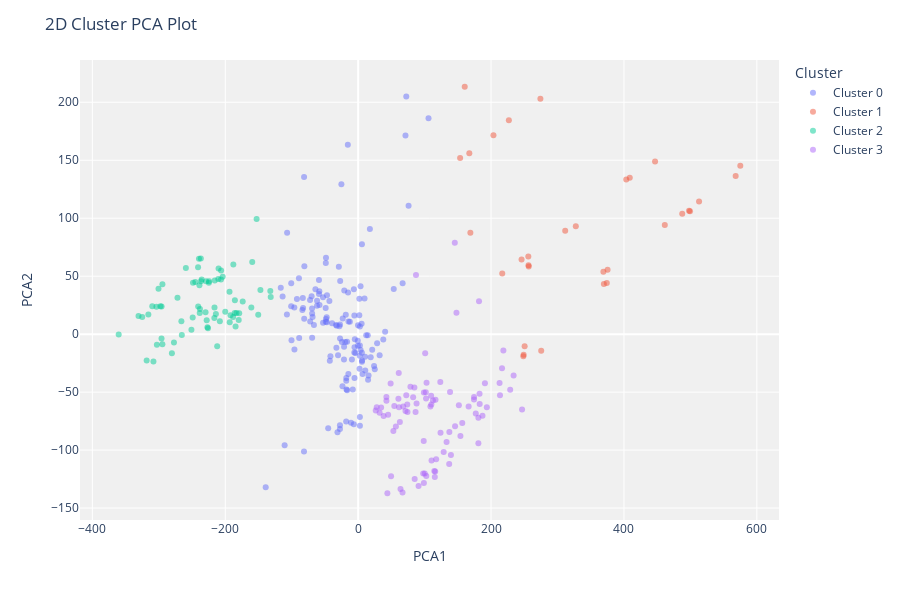

The notebook cell saved with this chart:
### Code cell
kmeans = create_model('kmeans')
plot_model(kmeans, plot = 'cluster')

### Figure 1 — Plotly figure (JSON) as saved in the notebook; plotly's stock layout.template omitted (floating-point values rounded to 4 significant figures; data arrays with more than 128 entries replaced by an {"elided": "..."} marker saying what was removed)
{"data": [{"customdata": {"elided": "135x1 int values"}, "hovertemplate": "Cluster=Cluster 0<br>PCA1=%{x}<br>PCA2=%{y}<br>Feature=%{customdata[0]}<extra></extra>", "legendgroup": "Cluster 0", "marker": {"color": "#636efa", "opacity": 0.5, "symbol": "circle"}, "mode": "markers", "name": "Cluster 0", "orientation": "v", "showlegend": true, "textposition": "top center", "type": "scatter", "x": {"elided": "135 float values"}, "xaxis": "x", "y": {"elided": "135 float values"}, "yaxis": "y"}, {"customdata": [[276], [278], [279], [291], [275], [154], [274], [273], [272], [284], [283], [277], [271], [93], [269], [206], [207], [209], [211], [212], [36], [214], [215], [216], [217], [92], [91], [90], [89], [268], [270], [210]], "hovertemplate": "Cluster=Cluster 1<br>PCA1=%{x}<br>PCA2=%{y}<br>Feature=%{customdata[0]}<extra></extra>", "legendgroup": "Cluster 1", "marker": {"color": "#EF553B", "opacity": 0.5, "symbol": "circle"}, "mode": "markers", "name": "Cluster 1", "orientation": "v", "showlegend": true, "textposition": "top center", "type": "scatter", "x": [568.1, 369.8, 374.2, 275.5, 499.4, 168.9, 498.0, 513.1, 487.7, 248.6, 249.0, 250.5, 575.1, 274.3, 375.4, 216.8, 245.9, 256.1, 408.8, 311.6, 160.4, 446.8, 327.6, 256.4, 256.7, 203.6, 167.3, 226.8, 153.5, 369.1, 461.5, 403.5], "xaxis": "x", "y": [136.4, 43.19, 44.11, -14.37, 106.0, 87.44, 106.4, 114.5, 103.9, -19.02, -17.73, -10.43, 145.1, 202.9, 55.64, 52.22, 64.47, 66.92, 134.8, 89.1, 213.4, 149.0, 93.15, 59.37, 58.41, 171.6, 156.0, 184.5, 151.9, 53.85, 94.06, 133.5], "yaxis": "y"}, {"customdata": [[1], [27], [29], [13], [12], [30], [31], [32], [14], [33], [11], [40], [41], [43], [10], [44], [34], [45], [28], [26], [2], [3], [4], [20], [19], [18], [5], [17], [21], [15], [22], [23], [24], [25], [16], [46], [42], [48], [67], [68], [69], [47], [71], [72], [73], [74], [75], [77], [79], [80], [84], [85], [9], [66], [65], [70], [63], [50], [51], [64], [52], [53], [49], [55], [54], [57], [58], [59], [60], [61], [62], [56]], "hovertemplate": "Cluster=Cluster 2<br>PCA1=%{x}<br>PCA2=%{y}<br>Feature=%{customdata[0]}<extra></extra>", "legendgroup": "Cluster 2", "marker": {"color": "#00cc96", "opacity": 0.5, "symbol": "circle"}, "mode": "markers", "name": "Cluster 2", "orientation": "v", "showlegend": true, "textposition": "top center", "type": "scatter", "x": [-294.6, -206.2, -224.6, -360.4, -309.8, -187.8, -215.8, -210.4, -325.0, -203.9, -330.5, -159.4, -240.7, -295.9, -240.9, -238.1, -206.4, -302.9, -224.3, -228.8, -300.5, -259.3, -239.6, -245.0, -248.6, -295.8, -236.8, -297.6, -271.9, -303.6, -235.5, -236.4, -210.1, -238.9, -315.7, -249.0, -266.0, -294.6, -147.1, -192.1, -185.8, -238.4, -188.2, -179.0, -193.3, -132.2, -160.8, -179.7, -131.6, -184.5, -212.1, -150.4, -152.8, -208.1, -173.7, -183.1, -226.9, -229.7, -318.3, -226.0, -216.2, -265.3, -193.6, -250.9, -277.2, -227.9, -214.1, -185.5, -216.4, -280.3, -200.0, -308.1], "xaxis": "x", "y": [43.04, 54.99, 44.34, -0.3281, 23.98, 60.13, 46.18, 47.58, 14.84, 49.47, 15.58, 62.2, 23.77, -3.775, 57.79, 21.7, 47.22, -9.164, 45.57, 45.73, 39.25, 57.05, 65.03, 44.93, 44.41, 23.81, 65.18, 24.09, 31.43, 23.53, 47.06, 45.54, 56.53, 42.2, 16.88, 14.46, 11.06, -8.672, 38.09, 16.32, 18.15, 18.22, 14.84, 17.95, 10.29, 37.24, 23.04, 12.11, 32.04, 6.65, -10.43, 16.81, 99.35, 11.18, 28.07, 18.27, 5.875, 18.96, -22.82, 5.194, 22.94, -0.731, 36.62, 3.711, -7.249, 12.05, 17.29, 29.28, 13.98, -16.45, 19.29, -23.64], "yaxis": "y"}, {"customdata": [[294], [293], [292], [290], [282], [288], [287], [286], [285], [295], [289], [296], [153], [298], [323], [322], [321], [320], [319], [318], [317], [316], [315], [314], [313], [312], [311], [310], [309], [308], [307], [306], [305], [304], [303], [302], [301], [300], [299], [297], [281], [247], [267], [243], [242], [241], [240], [239], [238], [237], [235], [244], [234], [232], [230], [222], [220], [219], [213], [208], [152], [233], [245], [246], [324], [266], [265], [264], [263], [262], [261], [260], [259], [258], [257], [256], [255], [254], [253], [252], [251], [250], [249], [248], [280], [325]], "hovertemplate": "Cluster=Cluster 3<br>PCA1=%{x}<br>PCA2=%{y}<br>Feature=%{customdata[0]}<extra></extra>", "legendgroup": "Cluster 3", "marker": {"color": "#ab63fa", "opacity": 0.5, "symbol": "circle"}, "mode": "markers", "name": "Cluster 3", "orientation": "v", "showlegend": true, "textposition": "top center", "type": "scatter", "x": [182.9, 233.9, 124.0, 212.8, 151.6, 98.67, 174.3, 182.7, 174.4, 49.5, 166.3, 145.8, 87.02, 156.7, 115.4, 137.0, 98.91, 90.91, 115.9, 114.6, 102.5, 139.6, 66.77, 100.3, 97.87, 85.04, 63.77, 117.4, 128.7, 110.4, 153.9, 43.98, 187.1, 181.0, 133.1, 228.8, 193.7, 213.4, 177.0, 137.2, 190.8, 82.76, 218.5, 38.3, 54.41, 72.43, 84.59, 60.6, 32.27, 78.68, 34.54, 102.9, 26.49, 27.96, 42.52, 48.86, 100.9, 61.09, 181.9, 147.9, 145.4, 42.54, 45.07, 61.49, 180.9, 138.3, 108.8, 110.1, 116.4, 112.6, 52.98, 86.43, 56.76, 62.79, 109.8, 102.2, 74.24, 87.91, 71.26, 123.6, 101.8, 98.87, 73.94, 67.77, 216.5, 246.7], "xaxis": "x", "y": [-60.19, -35.65, -85.03, -42.07, -61.36, -92.24, -56.41, -51.48, -54.19, -122.5, -62.32, -79.38, 50.94, -76.6, -123.1, -112.1, -128.5, -131.1, -118.5, -118.0, -122.4, -104.3, -136.6, -120.2, -120.2, -124.9, -133.6, -107.9, -101.6, -108.9, -87.84, -137.2, -70.42, -72.13, -93.01, -47.96, -63.0, -52.77, -68.38, -84.43, -42.27, -54.48, -14.13, -70.49, -61.99, -52.61, -45.93, -55.79, -67.69, -45.29, -63.34, -41.93, -65.95, -63.07, -54.18, -42.48, -16.4, -33.59, 28.47, 18.38, 78.86, -57.48, -69.59, -63.13, -94.14, -49.87, -62.35, -60.61, -56.63, -57.28, -83.53, -67.1, -79.61, -75.74, -53.03, -55.43, -67.2, -59.82, -66.36, -41.22, -50.13, -50.37, -60.73, -62.46, -29.37, -65.08], "yaxis": "y"}], "layout": {"height": 600, "legend": {"title": {"text": "Cluster"}, "tracegroupgap": 0}, "margin": {"t": 60}, "plot_bgcolor": "rgb(240,240,240)", "title": {"text": "2D Cluster PCA Plot"}, "xaxis": {"anchor": "y", "domain": [0, 1], "title": {"text": "PCA1"}}, "yaxis": {"anchor": "x", "domain": [0, 1], "title": {"text": "PCA2"}}}}
